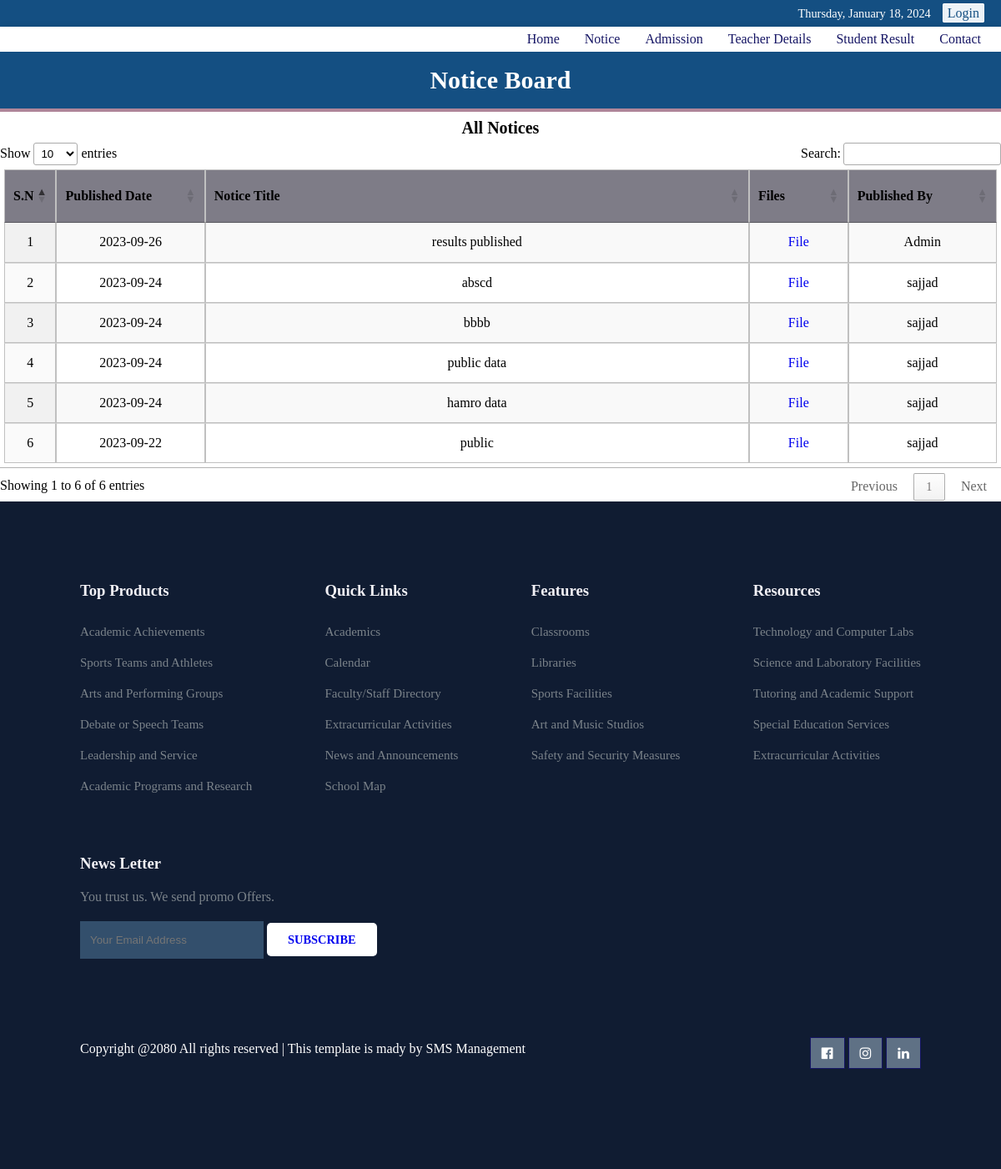
The app's page /Notice.php with its own data.
### tables this page shows
CREATE TABLE `notice` (
  `id` int(11) NOT NULL,
  `published_date` date NOT NULL,
  `title` varchar(100) NOT NULL,
  `file` blob NOT NULL,
  `publisher` varchar(100) NOT NULL
);

### Notice.php (the view, shortened to what this page needs)
<?php
include 'conn.php';
$sql = "SELECT * FROM notice ORDER BY published_date DESC";
$result = mysqli_query($conn, $sql);
?>
<!DOCTYPE html>
<html>
  <head>
    <link rel="stylesheet" href="https://cdnjs.cloudflare.com/ajax/libs/font-awesome/4.7.0/css/font-awesome.min.css"/>
    <link rel="stylesheet" href="style.css" />
    <link rel="stylesheet" href="https://cdn.datatables.net/1.13.6/css/jquery.dataTables.min.css"/>
  </head>
  <body>
    <?php include "navbar.php" ?>
    <section id="main-notice">
      <div class="notice_header">
        <h5">Notice Board</h5>
      </div>
      <div class="sam">
        <h5>All Notices</h5>
      </div>
      <div class="main-table">
      <table id="myTable" class="display responsive nowrap">
  <thead>
    <tr>
    <th width="5%">S.N</th>
              <th width="15%">Published Date</th>
              <th width="55%">Notice Title</th>
              <th width="10%">Files</th>
              <th width="15%">Published By</th>
    </tr>
  </thead>
  <tbody id="noticeTableBody">
            <?php
              $counter = 0;
              while ($row = mysqli_fetch_assoc($result)) {
                $counter++;
                echo '<tr class="odd">';
                echo '<td>' . $counter . '</td>';
                echo '<td>' . $row['published_date'] . '</td>';
                echo '<td>' . $row['title'] . '</td>';
                echo '<td><a href="./dashboard/Notice-Dashboard/notice_uploads/' . $row['file'] . '" target="_blank">File</a></td>';
                echo '<td>' . $row['publisher'] . '</td>';
                echo '</tr>';
              }
            ?>
           </tbody>
        </table>
      </div>
    </section>
    <?php include "Footer.php" ?>
  </body>
</html>

### style.css (style rules this page uses)
* { margin: 0; padding: 0; box-sizing: border-box; }
#main-notice { width: 100%; height: 100%; }
#main-notice .sam { height: 2.3rem; }
#main-notice .sam h5 { text-align: center; padding-top: 8px; font-size: 20px; }
.notice_header { height: 4.5rem; text-align: center; padding-top: 17px; font-size: 30px; font-weight: 700; background-color: #144f82; color: #fff; border-bottom: 4px solid #b08699; }
table { border: 0.5px; width: 80%; padding: 5px; border-collapse: collapse; }
thead { background: #7e7c87; height: 8vh; }
a { text-decoration: none; }
.odd { border: 1px solid #7e7c87; background: #e9ecef; height: 6vh; }
.even { border: 1px solid #7e7c87; background: #f7f6fa; height: 6vh; }
table { width: 100%; height: 60%; border-collapse: collapse; text-align: center; }
th, td { border: 1px solid #c0c0c0; padding: 8px; }

### records on screen
notice: published_date "2023-09-26", title "results published", publisher "Admin"
notice: published_date "2023-09-24", title "abscd", publisher "sajjad"
notice: published_date "2023-09-24", title "bbbb", publisher "sajjad"
notice: published_date "2023-09-24", title "public data", publisher "sajjad"
notice: published_date "2023-09-24", title "hamro data", publisher "sajjad"
notice: published_date "2023-09-22", title "public", publisher "sajjad"
